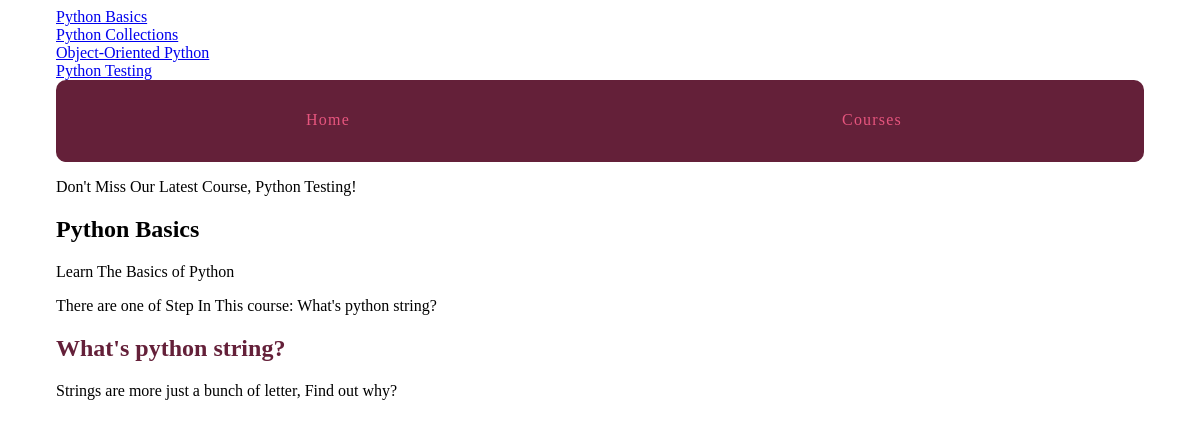
Before: /courses/1/ with the older database file.
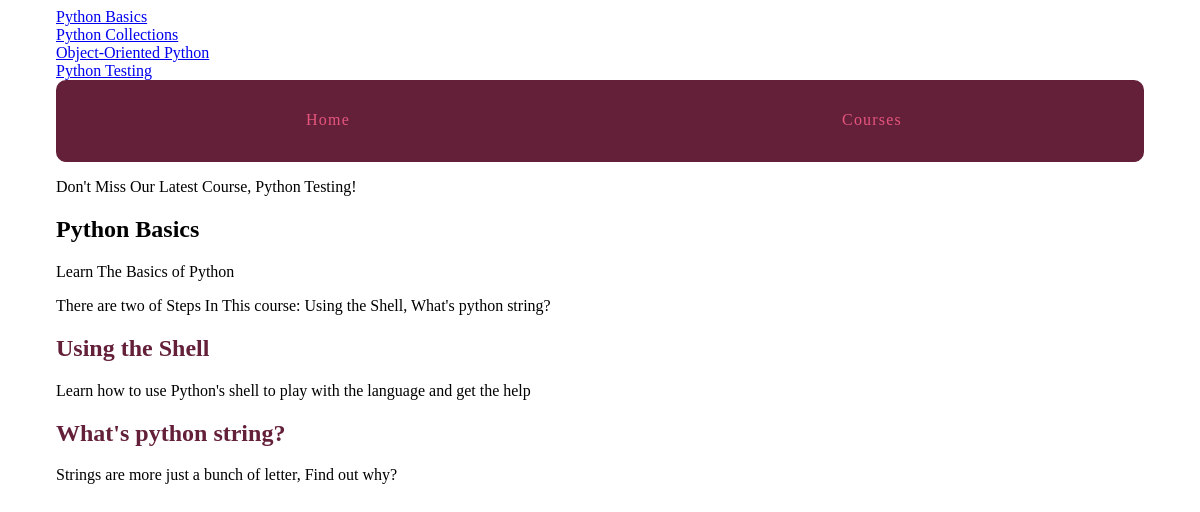
After: the same page with the newer database file.
### courses/models.py (models this page shows)
class Course(models.Model):
	created_at = models.DateTimeField(auto_now_add=True)
	title = models.CharField(max_length=255)
	description = models.TextField()
	def __str__(self):
		return self.title

class Step(models.Model):
	title = models.CharField(max_length=255)
	description = models.TextField()
	content = models.TextField(blank=True, default='')
	order = models.IntegerField(default=0)
	course = models.ForeignKey(Course)
	class Meta:
		ordering = ['order', ]
	def __str__(self):
		return self.title

### courses/views.py (the view)
# urls.py: url(r'(?P<pk>\d+)/$', views.course_detail, name='detail'),
def course_detail(request, pk):
	course = get_object_or_404(Course, pk=pk)
	return render(request, 'courses/course_detail.html', {'course': course})

### courses/templatetags/course_extras.py (called while the page is built)
@register.simple_tag
def newest_course():
	return Course.objects.latest('created_at')

@register.inclusion_tag('courses/course_nav.html')
def nav_courses_list():
	courses = Course.objects.all()
	return {'courses': courses}

@register.filter('markdown_to_html')
def markdown_to_html(markdown_text):
	html_body = markdown2.markdown(markdown_text)
	return mark_safe(html_body)

### courses/templates/courses/course_detail.html (shortened to what this page needs)
{% extends 'layout.html' %}
{% load humanize course_extras %}
{% block content %}
<article>
	<h2>{{course.title}}</h2>
	{{ course.description|markdown_to_html }}
	<p>There are {{ course.step_set.count|apnumber }} of Step{{ course.step_set.count|pluralize }} In This course: {{ course.step_set.all|join:", " }}</p>
	<section>
		{% for step in course.step_set.all %}
		<h2><a href="{% url 'courses:step' course_pk=step.course.pk step_pk=step.pk %}">{{ step.title }}</a></h2>
		{{ step.description }}
		{% endfor %}
	</section>
</article>
{% endblock %}

### templates/layout.html (shortened to what this page needs)
{% load static from staticfiles %}
{% load course_extras %}
<!DOCTYPE html>
<html>
	<head>
		<link rel='stylesheet' href="{% static 'css/layout.css' %}">
	</head>
	<body>
	<div class='site-container'>
		<div>{% nav_courses_list %}
		<nav>
			<a href="{% url 'views.hello_world' %}">Home</a>
			<a href="{% url 'courses:list' %}">Courses</a>
		</nav>
	<p>Don't Miss Our Latest Course, {% newest_course %}!</p>
	{% block content %}{% endblock content %}
	</div>
	</body>
</html>

### courses/templates/courses/course_nav.html
{% for course in courses %}
	<div><a href="{% url 'courses:detail' pk=course.pk %}" >{{ course.title }}</a></div>
{% endfor %}

Changed rows visible on the page:
computed for Course "Python Basics": step_set.count|apnumber "one" → "two"; step_set.all "What's python string?" → "Using the Shell, What's python string?"
added Step: title "Using the Shell", description "Learn how to use Python's shell to play with the language and get the help"
